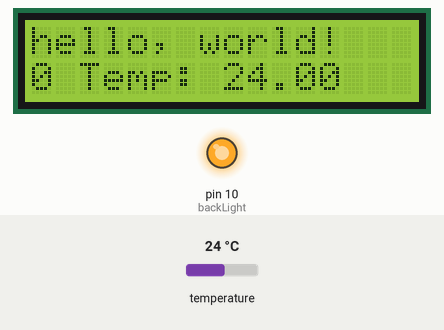
Bench run of a sketch on a simulated Arduino Uno, built with avr-gcc and run on an emulated ATmega328P. Shown: 16×2 character LCD, output pins drawn as LEDs (lit = HIGH). Inputs (shaded band) come from the test bench; at power-on: temperature 24 °C. What the sketch prints to the serial monitor is not drawn.

Above: at 1.2 s.
1.3 s: temperature set to 12 °C
At 2.2 s:
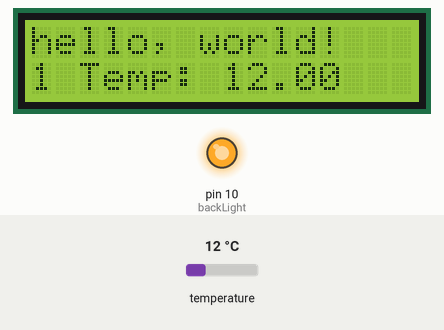
3.9 s: temperature set to 19 °C
At 4.6 s:
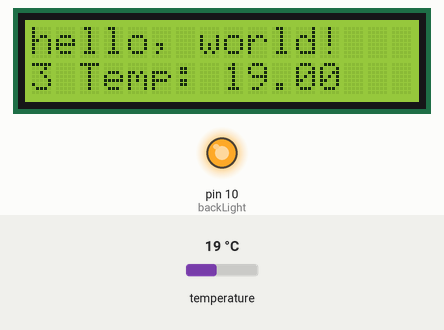
6.2 s: temperature set to 28 °C
At 7.8 s:
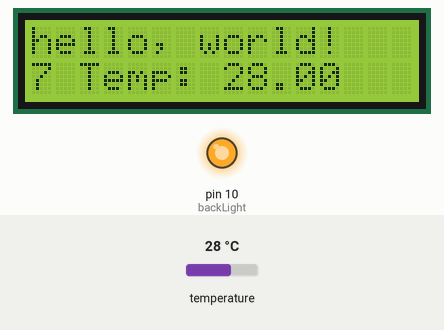
Timing chart, 0 to 9.3 s (numbered marks = the images above; inputs shaded):
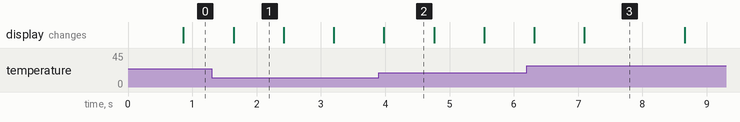

The sketch:

qy-1602a_plus_DallasTemp_testModule.ino
```cpp
// Include the libraries we need
#include <OneWire.h>
#include <DallasTemperature.h>
#include <LiquidCrystal.h>

// Data wire is plugged into port 2 on the Arduino
#define ONE_WIRE_BUS 6
// Setup a oneWire instance to communicate with any OneWire devices (not just Maxim/Dallas temperature ICs)
OneWire oneWire(ONE_WIRE_BUS);
// Pass our oneWire reference to Dallas Temperature.
DallasTemperature sensors(&oneWire);


const int rs = 12, en = 11, d4 = 5, d5 = 4, d6 = 3, d7 = 2;
LiquidCrystal lcd(rs, en, d4, d5, d6, d7);
int backLight = 10;

void setup() {
    // start serial port
  Serial.begin(9600);
  Serial.println("Dallas Temperature IC Control Library Demo");

  // Start up the library
  sensors.begin();


  pinMode(backLight,OUTPUT);
  analogWrite(backLight, 254);

  // set up the LCD's number of columns and rows:
  lcd.begin(16, 2);
  lcd.clear();        //clear the screen
  //lcd.setCursor(0,0); //set cursor to colume0, row 0 (the first row)
  // Print a message to the LCD.
  lcd.print("hello, world!");
  lcd.setCursor(0,1);  //move cursor down one
  //lcd.print("www.abrushfx.com");  //input your text here
}

void loop() {

  // call sensors.requestTemperatures() to issue a global temperature
  // request to all devices on the bus
  Serial.print("Requesting temperatures...");
  sensors.requestTemperatures(); // Send the command to get temperatures
  Serial.println("DONE");
  // After we got the temperatures, we can print them here.
  // We use the function ByIndex, and as an example get the temperature from the first sensor only.
  Serial.print("Temperature for the device 1 (index 0) is: ");
  Serial.println(sensors.getTempCByIndex(0));

  // set the cursor to column 0, line 1
  // (note: line 1 is the second row, since counting begins with 0):
  lcd.setCursor(0, 1);
  // print the number of seconds since reset:
  lcd.print(millis() / 1000); lcd.print(" ");lcd.print("Temp: "); lcd.print(sensors.getTempCByIndex(0));

}
```

Measured:
- what the display in image 1 shows lasts 0.8 s, from 1.6 s to 2.4 s
- what the display in image 3 shows lasts 1.6 s, from 7.1 s to 8.7 s
